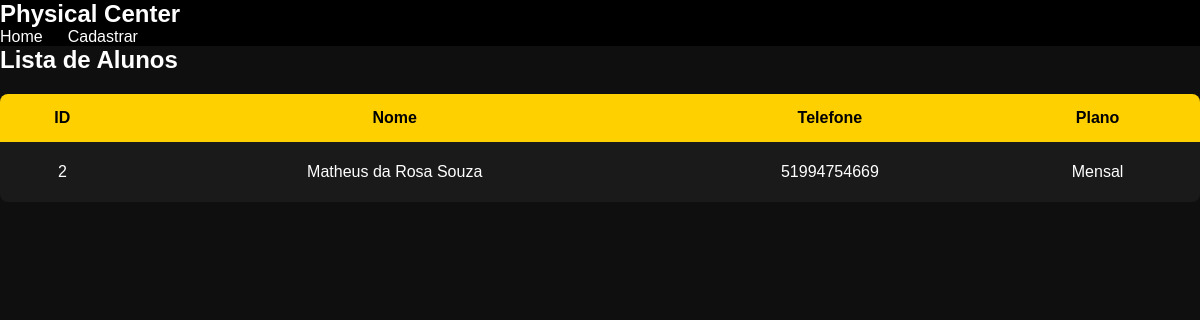
Page /alunos.php on the earlier database version.
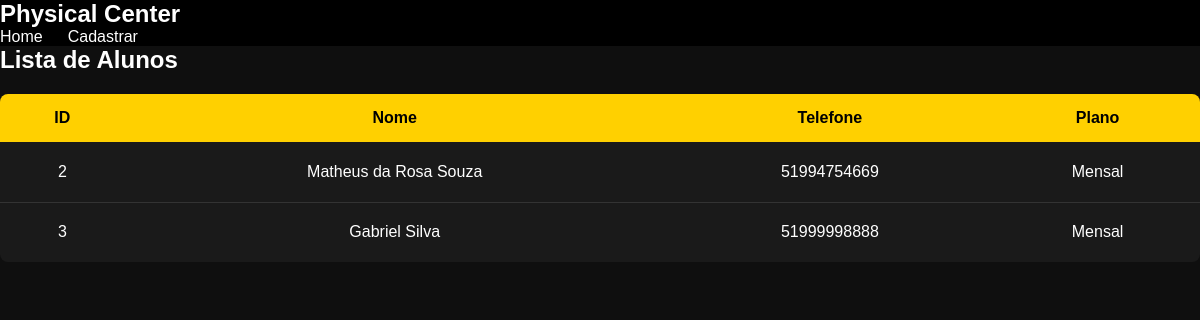
Same page on the later database version.
### tables this page shows
CREATE TABLE usuarios (
            id INTEGER PRIMARY KEY AUTOINCREMENT,
            nome TEXT,
            email TEXT UNIQUE,
            senha TEXT,
            telefone TEXT,
            idade INTEGER,
            plano TEXT
        );

### alunos.php (the view, shortened to what this page needs)
<?php
require "database.php";
$sql = "
    SELECT id, nome, telefone, plano
    FROM usuarios
";
$stmt = $db->query($sql);
$usuarios = $stmt->fetchAll(PDO::FETCH_ASSOC);
?>
<!DOCTYPE html>
<html lang="pt-BR">
<head>
    <link rel="stylesheet" href="style.css">
</head>
<body>
<header>
    <h1>Physical Center</h1>
    <nav>
        <a href="index.php">Home</a>
        <a href="cadastro.php">Cadastrar</a>
    </nav>
</header>
<div class="container">
    <h2>Lista de Alunos</h2>
    <table>
        <tr>
            <th>ID</th>
            <th>Nome</th>
            <th>Telefone</th>
            <th>Plano</th>
        </tr>
        <?php if (count($usuarios) > 0): ?>
            <?php foreach ($usuarios as $user): ?>
                <tr>
                    <td><?= htmlspecialchars($user['id']) ?></td>
                    <td><?= htmlspecialchars($user['nome']) ?></td>
                    <td><?= htmlspecialchars($user['telefone']) ?></td>
                    <td><?= htmlspecialchars($user['plano']) ?></td>
                </tr>
            <?php endforeach; ?>
        <?php endif; ?>
    </table>
</div>
</body>
</html>

### style.css (style rules this page uses)
* { margin: 0; padding: 0; box-sizing: border-box; font-family: Arial, Helvetica, sans-serif; }
body { background: #0f0f0f; color: white; }
header { width: 100%; background: #000; }
header h1 { font-size: 24px; }
nav { display: flex; gap: 25px; }
nav a { color: white; text-decoration: none; font-weight: 500; transition: 0.3s; }
table { width: 100%; border-collapse: collapse; margin-top: 20px; background: #1a1a1a; border-radius: 8px; overflow: hidden; }
th { background: #ffd000; color: black; padding: 15px; }
td { padding: 12px; text-align: center; border-bottom: 1px solid #333; height: 60px; }
tr:last-child td { border-bottom: none; }

Differences in the rows shown:
added usuarios: id "3", nome "Gabriel Silva", telefone "51999998888", plano "Mensal"
